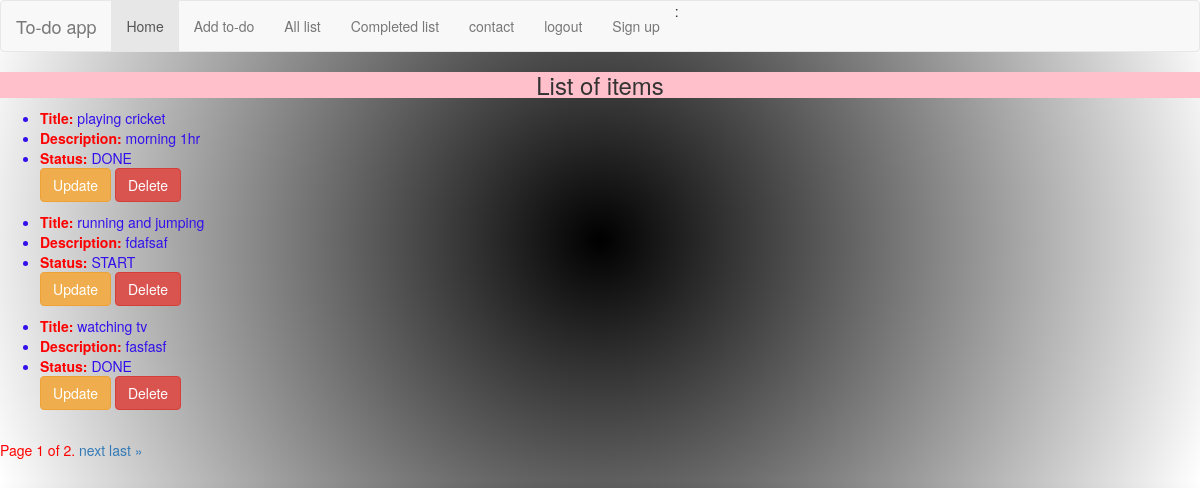
The page /tlist/ (signed in) on the database its author committed.
### todoapp/models.py (models this page shows, shortened)
class TodoListModel(models.Model):
    STATUS_CHOICES =(
    ("START", "START"),
    ("IN-PROGRESS", "IN-PROGRESS"),
    ("DONE", "DONE"),
    )
    title = models.CharField(max_length=100)
    details=models.TextField(max_length=200)
    status=models.CharField(max_length=20,choices=STATUS_CHOICES)
    user = models.ForeignKey(User,on_delete=models.CASCADE)

### todoapp/views.py (the view)
# urls.py: path('tlist/',views.list_view,name='tlist'),
def list_view(request):
    total_list=TodoListModel.objects.filter(user=request.user)
    paginator=Paginator(total_list,3)
    page_number = request.GET.get('page')
    try:
        total_list=paginator.page(page_number)
    except PageNotAnInteger:
        total_list=paginator.page(1)
    except EmptyPage:
        sdata=paginator.page(paginator.num_pages)
    return render(request,'todoapp/total_list.html',{'total_list':total_list})

### todoapp/templates/todoapp/total_list.html (shortened to what this page needs)
{% extends 'todoapp/base.html' %}
{% load static %}
{% block content %}
<center><h3>List of items</h3></center>
{% for todo in total_list %}
<ul>
<li><b>Title: </b>{{todo.title}}</li>
<li><b>Description: </b>{{todo.details}}</li>
<li><b>Status: </b>{{todo.status}} </li>
<a href="/update/{{todo.id}}" class='btn btn-warning'>Update</a>
<a href="/delete/{{todo.id}}" class='btn btn-danger'>Delete</a>
</ul>
{% endfor %}
<div class="pagination">
    <span class="step-links">
        <span class="current">
            Page {{ total_list.number }} of {{ total_list.paginator.num_pages }}.
        </span>
        {% if total_list.has_next %}
            <a href="?page={{ total_list.next_page_number }}">next</a>
            <a href="?page={{ total_list.paginator.num_pages }}">last &raquo;</a>
        {% endif %}
    </span>
</div>
{% endblock %}

### todoapp/static/css/demo.css (style rules this page uses)
label,span,input { color: white; }
h1,h3 { background-color: pink; }
a,b { color:red; }
li { color:#3210eb; }
body { background: radial-gradient(circle, black, white); }
.current { color:red; }

### rows shown on the page
TodoListModel: title "playing cricket", details "morning 1hr", status "DONE"
TodoListModel: title "running and jumping", details "fdafsaf", status "START"
TodoListModel: title "watching tv", details "fasfasf", status "DONE"

### other values the page prints
{{ total_list.number }} "1"
{{ total_list.paginator.num_pages }} "2"
